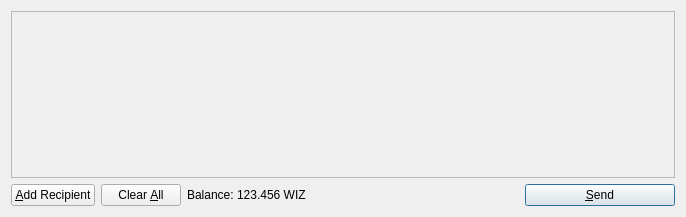
<?xml version="1.0" encoding="UTF-8"?>
<ui version="4.0">
 <class>SendCoinsDialog</class>
 <widget class="QDialog" name="SendCoinsDialog">
  <property name="geometry">
   <rect>
    <x>0</x>
    <y>0</y>
    <width>686</width>
    <height>217</height>
   </rect>
  </property>
  <property name="windowTitle">
   <string>Send Coins</string>
  </property>
  <layout class="QVBoxLayout" name="verticalLayout">
   <item>
    <widget class="QScrollArea" name="scrollArea">
     <property name="widgetResizable">
      <bool>true</bool>
     </property>
     <widget class="QWidget" name="scrollAreaWidgetContents">
      <property name="geometry">
       <rect>
        <x>0</x>
        <y>0</y>
        <width>666</width>
        <height>165</height>
       </rect>
      </property>
      <layout class="QVBoxLayout" name="verticalLayout_2">
       <property name="margin">
        <number>0</number>
       </property>
       <item>
        <layout class="QVBoxLayout" name="entries">
         <property name="spacing">
          <number>6</number>
         </property>
        </layout>
       </item>
       <item>
        <spacer name="verticalSpacer">
         <property name="orientation">
          <enum>Qt::Vertical</enum>
         </property>
         <property name="sizeHint" stdset="0">
          <size>
           <width>20</width>
           <height>40</height>
          </size>
         </property>
        </spacer>
       </item>
      </layout>
     </widget>
    </widget>
   </item>
   <item>
    <layout class="QHBoxLayout" name="horizontalLayout">
     <item>
      <widget class="QPushButton" name="addButton">
       <property name="toolTip">
        <string>Send to multiple recipients at once</string>
       </property>
       <property name="text">
        <string>&amp;Add Recipient</string>
       </property>
       <property name="icon">
        <iconset resource="../bitcoin.qrc">
         <normaloff>:/icons/add</normaloff>:/icons/add</iconset>
       </property>
       <property name="autoDefault">
        <bool>false</bool>
       </property>
      </widget>
     </item>
     <item>
      <widget class="QPushButton" name="clearButton">
       <property name="sizePolicy">
        <sizepolicy hsizetype="Minimum" vsizetype="Fixed">
         <horstretch>0</horstretch>
         <verstretch>0</verstretch>
        </sizepolicy>
       </property>
       <property name="toolTip">
        <string>Remove all transaction fields</string>
       </property>
       <property name="text">
        <string>Clear &amp;All</string>
       </property>
       <property name="icon">
        <iconset resource="../bitcoin.qrc">
         <normaloff>:/icons/remove</normaloff>:/icons/remove</iconset>
       </property>
       <property name="autoRepeatDelay">
        <number>300</number>
       </property>
       <property name="autoDefault">
        <bool>false</bool>
       </property>
      </widget>
     </item>
     <item>
      <layout class="QHBoxLayout" name="horizontalLayout_2">
       <property name="spacing">
        <number>3</number>
       </property>
       <item>
        <widget class="QLabel" name="label">
         <property name="text">
          <string>Balance:</string>
         </property>
        </widget>
       </item>
       <item>
        <widget class="QLabel" name="labelBalance">
         <property name="cursor">
          <cursorShape>IBeamCursor</cursorShape>
         </property>
         <property name="text">
          <string>123.456 WIZ</string>
         </property>
         <property name="textInteractionFlags">
          <set>Qt::LinksAccessibleByMouse|Qt::TextSelectableByKeyboard|Qt::TextSelectableByMouse</set>
         </property>
        </widget>
       </item>
      </layout>
     </item>
     <item>
      <spacer name="horizontalSpacer">
       <property name="orientation">
        <enum>Qt::Horizontal</enum>
       </property>
       <property name="sizeHint" stdset="0">
        <size>
         <width>40</width>
         <height>20</height>
        </size>
       </property>
      </spacer>
     </item>
     <item>
      <widget class="QPushButton" name="sendButton">
       <property name="minimumSize">
        <size>
         <width>150</width>
         <height>0</height>
        </size>
       </property>
       <property name="toolTip">
        <string>Confirm the send action</string>
       </property>
       <property name="text">
        <string>&amp;Send</string>
       </property>
       <property name="icon">
        <iconset resource="../bitcoin.qrc">
         <normaloff>:/icons/send</normaloff>:/icons/send</iconset>
       </property>
       <property name="default">
        <bool>true</bool>
       </property>
      </widget>
     </item>
    </layout>
   </item>
  </layout>
 </widget>
 <resources>
  <include location="../bitcoin.qrc"/>
 </resources>
 <connections/>
</ui>
